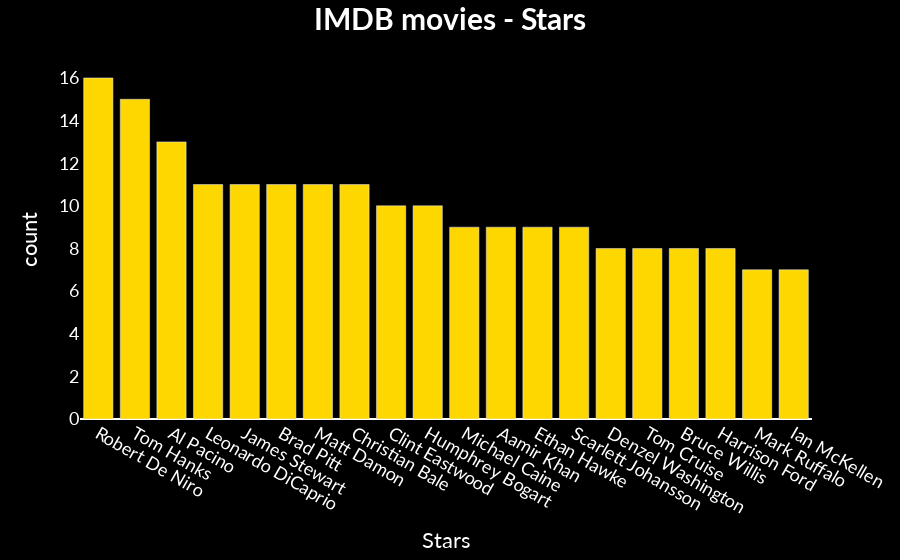

The notebook cell saved with this chart:
### Code cell
bar_plot('Stars', data_frame=dfstar, limit=20)

### Figure 1 — Plotly figure (JSON) as saved in the notebook; plotly's stock layout.template omitted (floating-point values rounded to 4 significant figures)
{"data": [{"alignmentgroup": "True", "hovertemplate": "x=%{x}<br>y=%{y}<extra></extra>", "legendgroup": "", "marker": {"color": "gold", "pattern": {"shape": ""}}, "name": "", "offsetgroup": "", "orientation": "v", "showlegend": false, "textposition": "auto", "type": "bar", "x": ["Robert De Niro", "Tom Hanks", "Al Pacino", "Leonardo DiCaprio", "James Stewart", "Brad Pitt", "Matt Damon", "Christian Bale", "Clint Eastwood", "Humphrey Bogart", "Michael Caine", "Aamir Khan", "Ethan Hawke", "Scarlett Johansson", "Denzel Washington", "Tom Cruise", "Bruce Willis", "Harrison Ford", "Mark Ruffalo", "Ian McKellen"], "xaxis": "x", "y": [16, 15, 13, 11, 11, 11, 11, 11, 10, 10, 9, 9, 9, 9, 8, 8, 8, 8, 7, 7], "yaxis": "y"}], "layout": {"barmode": "relative", "font": {"color": "white", "family": "Lato", "size": 18}, "legend": {"tracegroupgap": 0}, "margin": {"t": 60}, "paper_bgcolor": "black", "plot_bgcolor": "black", "title": {"font": {"size": 30}, "text": "<b>IMDB movies - Stars", "x": 0.5}, "xaxis": {"anchor": "y", "domain": [0, 1], "showgrid": false, "tickangle": 30, "title": {"text": "Stars"}}, "yaxis": {"anchor": "x", "domain": [0, 1], "showgrid": false, "title": {"text": "count"}}}}
